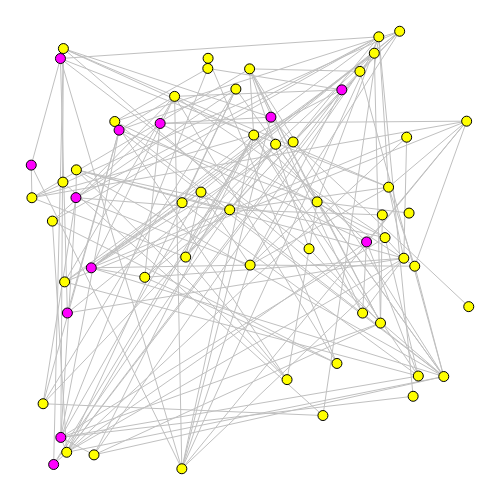

The cell this chart's notebook holds for it:
### Code cell
sn.reset_edge_colors(g)
sn.show_graph(g)

### Figure 1 — Plotly figure (JSON) as saved in the notebook; plotly's stock layout.template omitted (floating-point values rounded to 4 significant figures; data arrays with more than 128 entries replaced by an {"elided": "..."} marker saying what was removed)
{"data": [{"hoverinfo": "none", "line": {"color": "rgb(192, 192, 192)", "width": 1}, "mode": "lines", "x": {"elided": "519 float values"}, "y": {"elided": "519 float values"}}, {"hoverinfo": "none", "marker": {"color": "rgb(255, 255, 0)", "line": {"color": "rgb(0, 0, 0)", "width": 1}, "size": 10}, "mode": "markers+text", "text": [], "textfont": {"color": "rgb(0, 0, 0)"}, "textposition": "top center", "x": [0.2854, 0.1072, 0.8736, 0.2198, 0.1144, 0.3673, 0.03815, 0.1062, 0.6632, 0.8441, 0.7984, 0.9955, 0.06267, 0.8849, 0.5973, 0.6759, 0.8021, 0.8532, 0.4237, 0.7066, 0.4715, 0.7629, 0.6455, 0.8061, 0.6106, 0.3667, 0.8594, 0.9909, 0.4087, 0.5152, 0.5243, 0.812, 0.1356, 0.3508, 0.9407, 0.1098, 0.4852, 0.7885, 0.3752, 0.7569, 0.4242, 0.5164, 0.8198, 0.8771, 0.8647, 0.5722, 0.1742, 0.08303], "y": [0.4392, 0.9572, 0.1698, 0.792, 0.04307, 0.6081, 0.6194, 0.6547, 0.61, 0.9963, 0.9838, 0.3728, 0.153, 0.2157, 0.2076, 0.1262, 0.3356, 0.4824, 0.9121, 0.2441, 0.5921, 0.3582, 0.5038, 0.5805, 0.7456, 0.005732, 0.7564, 0.7927, 0.6322, 0.9112, 0.7613, 0.529, 0.6825, 0.8489, 0.2146, 0.4288, 0.8655, 0.9466, 0.485, 0.9055, 0.9351, 0.4669, 0.6433, 0.4644, 0.5846, 0.7405, 0.03714, 0.5665]}, {"hoverinfo": "none", "marker": {"color": "rgb(255, 0, 255)", "line": {"color": "rgb(0, 0, 0)", "width": 1}, "size": 10}, "mode": "markers+text", "text": [], "textfont": {"color": "rgb(0, 0, 0)"}, "textposition": "top center", "x": [0.562, 0.1015, 0.1159, 0.3192, 0.7716, 0.0367, 0.1347, 0.7173, 0.0858, 0.1682, 0.1007, 0.2292], "y": [0.8019, 0.07667, 0.3584, 0.7876, 0.5193, 0.6933, 0.6196, 0.8637, 0.01538, 0.4607, 0.9346, 0.7724]}], "layout": {"height": 500, "margin": {"b": 0, "l": 0, "r": 0, "t": 0}, "showlegend": false, "width": 500, "xaxis": {"showgrid": false, "showticklabels": false, "zeroline": false}, "yaxis": {"showgrid": false, "showticklabels": false, "zeroline": false}}}
